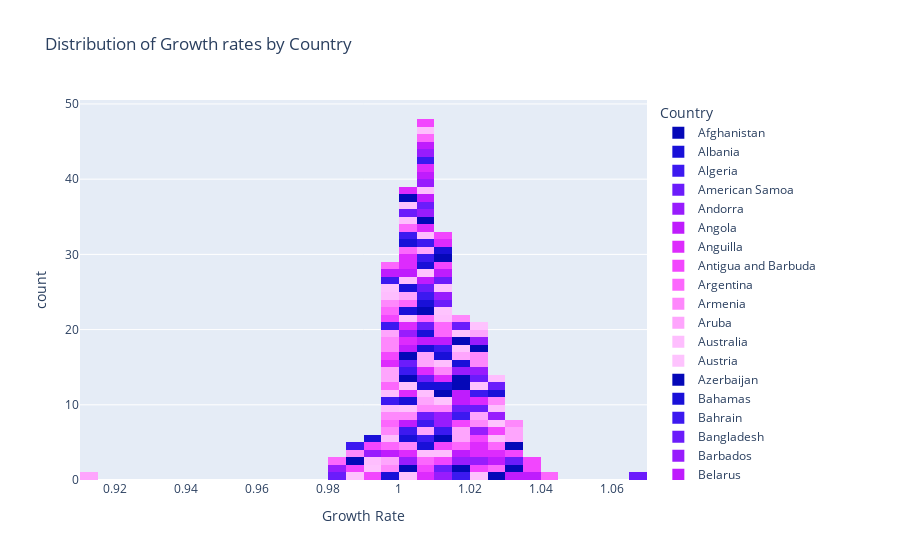

The code cell stored with this chart in its notebook:
### Code cell
fig = px.histogram(wp_df, x="Growth Rate", color = 'Country', 
                   color_discrete_sequence = px.colors.sequential.Plotly3,
                   title= 'Distribution of Growth rates by Country')
fig.show()
